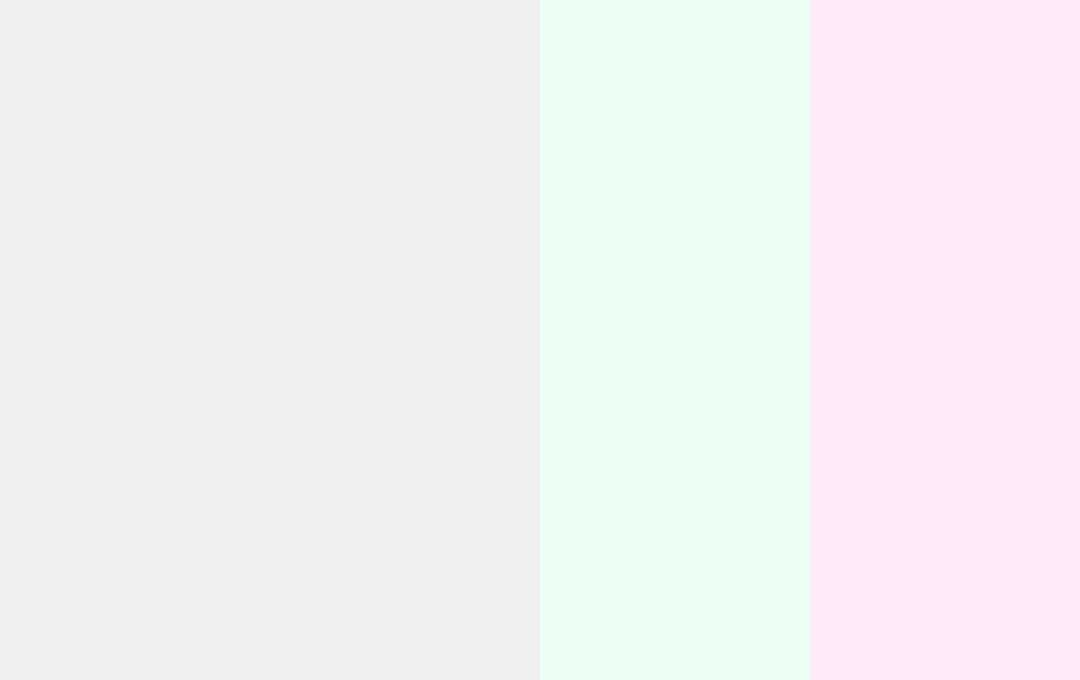
<?xml version="1.0" encoding="UTF-8"?>
<ui version="4.0">
 <class>Homepage</class>
 <widget class="QWidget" name="Homepage">
  <property name="geometry">
   <rect>
    <x>0</x>
    <y>0</y>
    <width>1080</width>
    <height>680</height>
   </rect>
  </property>
  <property name="windowTitle">
   <string>Form</string>
  </property>
  <layout class="QHBoxLayout" name="horizontalLayout" stretch="2,1,1">
   <property name="spacing">
    <number>0</number>
   </property>
   <property name="leftMargin">
    <number>0</number>
   </property>
   <property name="topMargin">
    <number>0</number>
   </property>
   <property name="rightMargin">
    <number>0</number>
   </property>
   <property name="bottomMargin">
    <number>0</number>
   </property>
   <item>
    <widget class="QWidget" name="widget_left" native="true">
     <property name="styleSheet">
      <string notr="true"/>
     </property>
    </widget>
   </item>
   <item>
    <widget class="QWidget" name="widget_mid" native="true">
     <property name="styleSheet">
      <string notr="true">#widget_mid{
background-color: rgb(237, 255, 242);
}
</string>
     </property>
    </widget>
   </item>
   <item>
    <widget class="QWidget" name="widget_right" native="true">
     <property name="styleSheet">
      <string notr="true">#widget_right {
background-color: rgb(255, 234, 251);
}
</string>
     </property>
    </widget>
   </item>
  </layout>
 </widget>
 <resources/>
 <connections/>
</ui>
